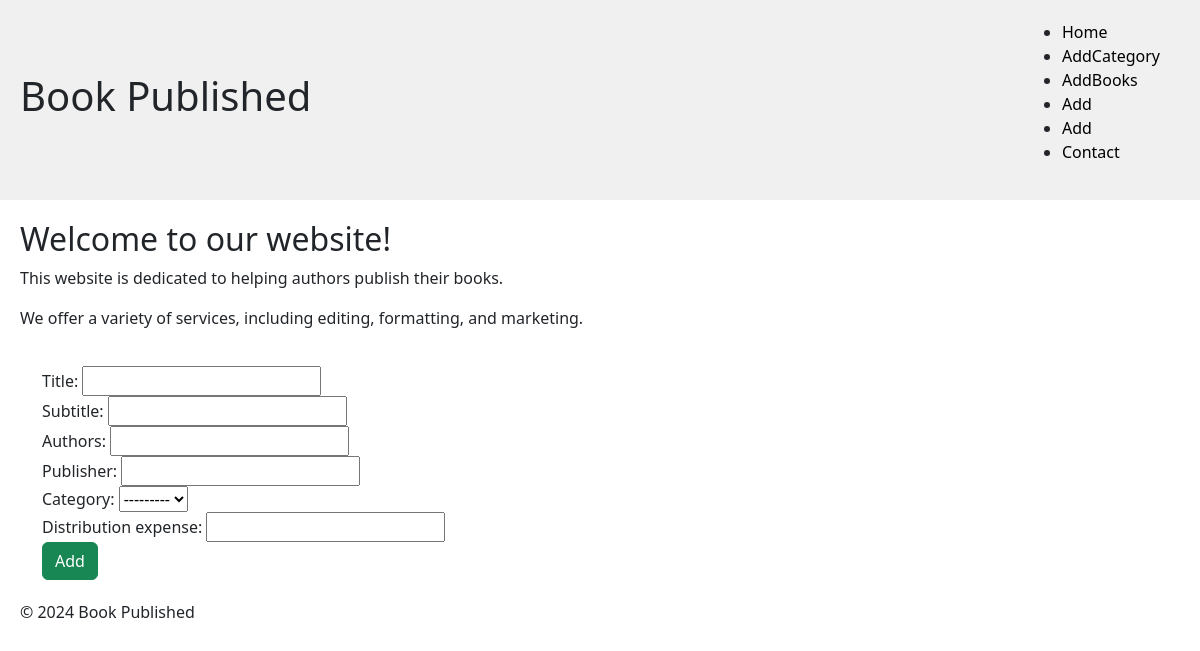
The page /addBook on the database as committed earlier.
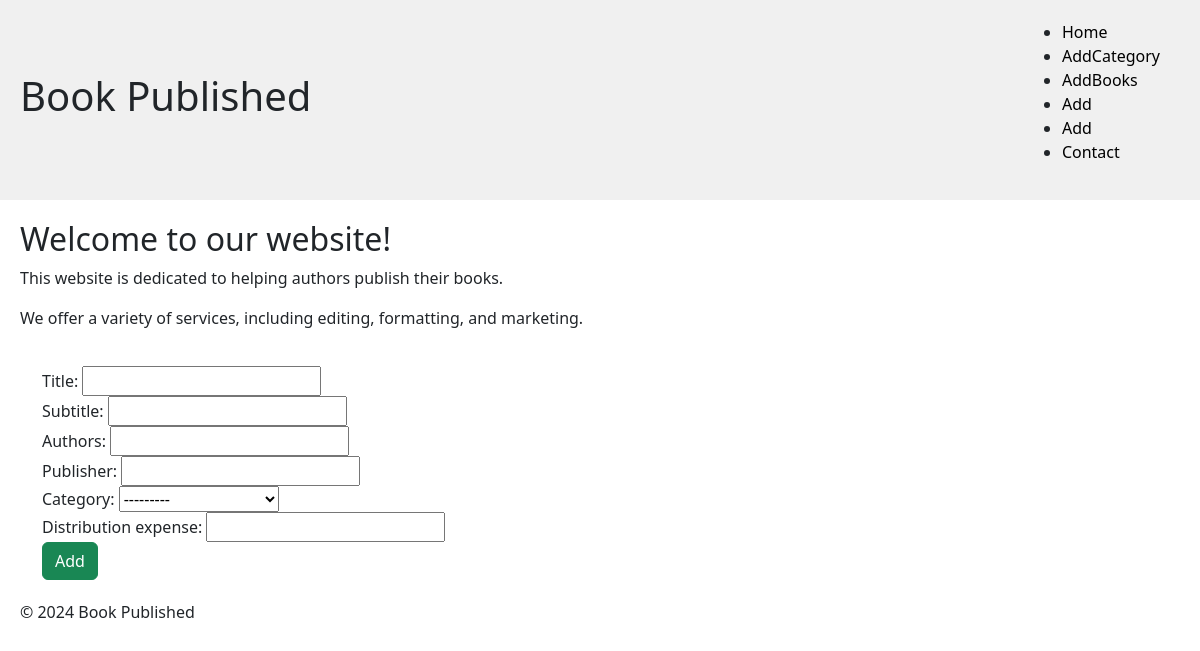
The same page on the database as committed later.
### app/models.py (models this page shows)
class CategoriesModel(models.Model):
      category=models.CharField(max_length=50)
      def __str__(self):
          return self.category

### app/views.py (the view)
# urls.py: path('addBook',views.addBook,name='addBook'),
def addBook(request):
      if request.method == "POST":
            form = BookForm(request.POST)
            if form.is_valid():
                  form.save()
                  return redirect('home')
      form=BookForm()
      return render(request,'app/addBook.html',{'form':form})

### app/forms.py
class BookForm(forms.ModelForm):
      class Meta:
            model = BooksModel
            fields = "__all__"

### app/templates/app/addBook.html (shortened to what this page needs)
{% extends 'app/home.html' %}
{% block content %}
<div class="container">
      <form method="POST">
            {{form}}
            <button class="btn btn-success" type="submit">Add</button>
      </form>
  </div>
{% endblock content %}

Rows that differ between the two databases and show on the page:
added CategoriesModel: category "---------"
Other text that changed with them:
form field category: "---------" → (not shown)
